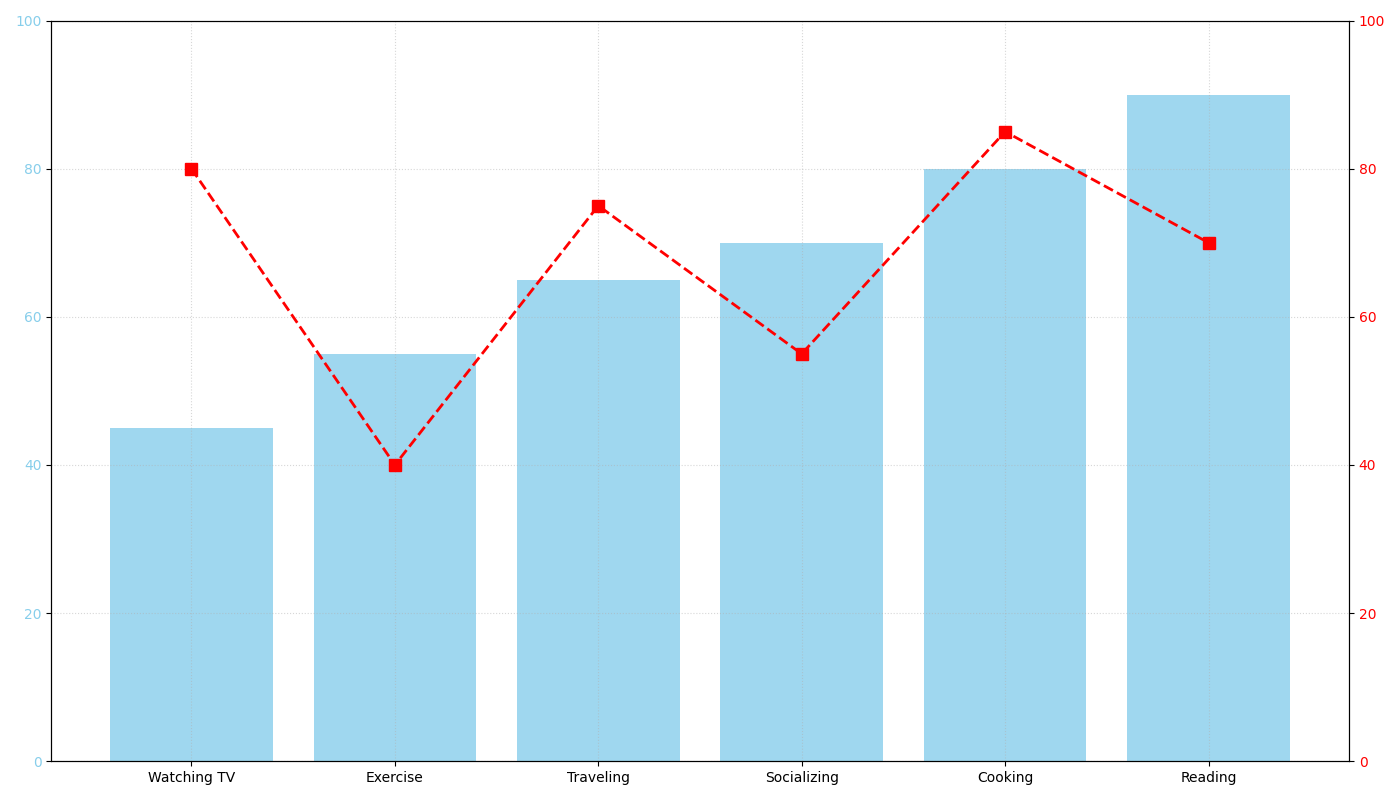

Generate this figure with Python:
import matplotlib.pyplot as plt
import numpy as np

activities = ["Exercise", "Reading", "Watching TV", "Socializing", "Traveling", "Cooking"]
frequencies = np.array([55, 90, 45, 70, 65, 80])
well_being_impact = np.array([40, 70, 80, 55, 75, 85])

sorted_indices = frequencies.argsort()
activities_sorted = [activities[i] for i in sorted_indices]
frequencies_sorted = frequencies[sorted_indices]
well_being_impact_sorted = well_being_impact[sorted_indices]

fig, ax1 = plt.subplots(figsize=(14, 8))

# Create bar chart with sorted data
bars = ax1.bar(activities_sorted, frequencies_sorted, color='skyblue', alpha=0.8)

ax1.set_ylim(0, 100)
ax1.yaxis.label.set_color('skyblue')
ax1.tick_params(axis='y', labelcolor='skyblue')
ax1.grid(True, linestyle=':', alpha=0.5)

ax2 = ax1.twinx()
ax2.plot(activities_sorted, well_being_impact_sorted, color='red', marker='s', linestyle='--', linewidth=2, markersize=8)
ax2.set_ylim(0, 100)
ax2.yaxis.label.set_color('red')
ax2.tick_params(axis='y', labelcolor='red')

fig.tight_layout()
plt.show()
